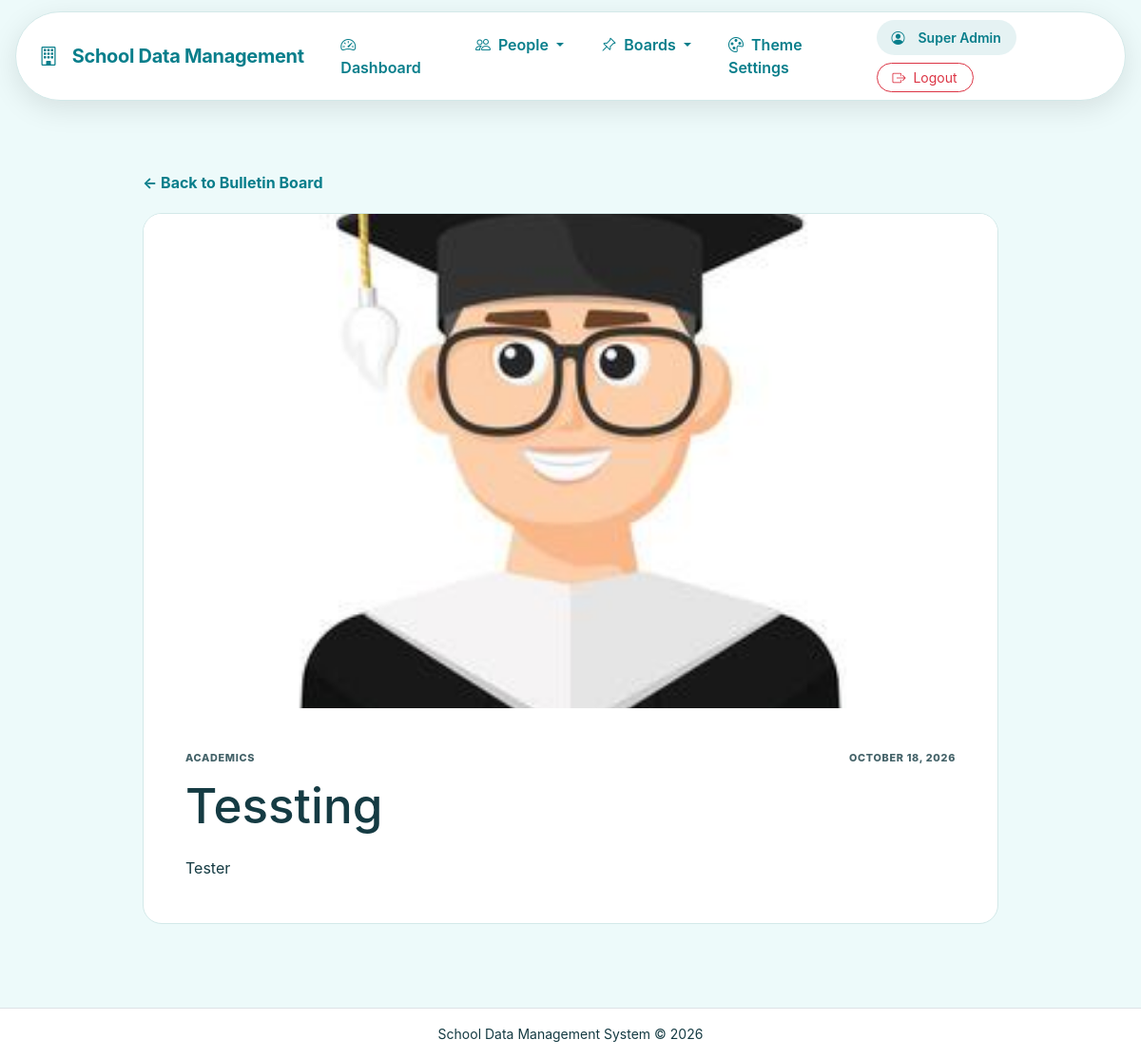
The page /bulletin_view.php?id=1 (signed in) on the database its author committed.
### tables this page shows
CREATE TABLE `bulletin_announcements` (
  `id` int(10) UNSIGNED NOT NULL,
  `title` varchar(200) NOT NULL,
  `description` text NOT NULL,
  `image_path` varchar(255) NOT NULL,
  `image_alt` varchar(255) DEFAULT NULL,
  `category` varchar(50) DEFAULT 'General',
  `status` enum('Draft','Published') NOT NULL DEFAULT 'Draft',
  `is_featured` tinyint(1) NOT NULL DEFAULT 0,
  `publish_date` datetime DEFAULT NULL,
  `created_by` int(10) UNSIGNED NOT NULL,
  `created_at` timestamp NOT NULL DEFAULT current_timestamp(),
  `updated_at` timestamp NOT NULL DEFAULT current_timestamp() ON UPDATE current_timestamp()
);

### config.php (called while the page is built, shortened)
<?php
function e($value)
{
    return htmlspecialchars(
        (string) $value,
        ENT_QUOTES,
        'UTF-8'
    );
}
?>

### bulletin_view.php (the view, shortened to what this page needs)
<?php
require_once __DIR__ . '/bulletin_helpers.php';
$id = filter_input(INPUT_GET, 'id', FILTER_VALIDATE_INT);
$sql = "SELECT id, title, description, image_path, image_alt, category, status, publish_date
        FROM bulletin_announcements WHERE id = :id";
$stmt = $pdo->prepare($sql);
$stmt->execute([':id' => $id]);
$announcement = $stmt->fetch();
require_once __DIR__ . '/header.php';
?>
<section class="detail-shell">
    <a class="back-link" href="bulletin_board.php">← Back to Bulletin Board</a>
    <article class="detail-article">
        <img class="detail-image" src="<?= e($announcement['image_path']) ?>" alt="<?= e($announcement['image_alt'] ?: $announcement['title']) ?>">
        <div class="detail-copy">
            <div class="card-meta"><span><?= e($announcement['category']) ?></span><span><?= $announcement['publish_date'] ? e(date('F d, Y', strtotime($announcement['publish_date']))) : 'Announcement' ?></span></div>
            <h1><?= e($announcement['title']) ?></h1>
            <div class="detail-description"><?= nl2br(e($announcement['description'])) ?></div>
        </div>
    </article>
</section>
<?php require_once __DIR__ . '/footer.php'; ?>

### assets/style.css (style rules this page uses)
body { font-family: Inter, system-ui, -apple-system, "Segoe UI", sans-serif; }

### assets/navigation.css (style rules this page uses)
html, body { min-height: 100%; }
body { display: flex; flex-direction: column; min-height: 100vh; }

### assets/css/theme.css (style rules this page uses)
:root { --theme-primary: #0d6efd; --theme-button: #0d6efd; --theme-header: #ffffff; --theme-card: #ffffff; --theme-background: #f5f8fc; --theme-text: #172b4d; --theme-font: #172b4d; --theme-icon: #0d6efd; --theme-border: #e5eaf0; }
html, body, body.bg-light, main, main.container, main.container-fluid, .content-wrapper, .page-wrapper { background-color: var(--theme-background) !important; color: var(--theme-font) !important; }
h1, h2, h3, h4, h5, h6, .stat-number, .records-title, .record-name, .page-title, .card-title { color: var(--theme-text) !important; }
a:not(.btn):not(.button):not(.small-button), .text-primary, .nav-link.active, .pagination .active > .page-link, .eyebrow-text, .sub-title, [class*="sub-header"], [class*="eyebrow"], .information-board-eyebrow, .transparency-board-eyebrow, .information-title-small, .transparency-title-small { color: var(--theme-primary) !important; }

### assets/css/bulletin_board.css (style rules this page uses)
.bulletin-shell, .detail-shell { width: min(1180px, calc(100% - 40px)); margin: 0 auto; padding: 38px 0 64px; }
.bulletin-shell *, .detail-shell * { box-sizing: border-box; }
.bulletin-shell a, .detail-shell a { text-decoration: none; }
.card-meta { display: flex; justify-content: space-between; gap: 10px; flex-wrap: wrap; width: 100%; color: var(--theme-font, #172b4d); opacity: .8; text-transform: uppercase; letter-spacing: .06em; font-size: .68rem; font-weight: 800; }
.detail-shell { max-width: 900px; }
.back-link { display: inline-block; color: var(--theme-primary, #0d6efd); font-weight: 750; margin-bottom: 20px; }
.detail-article { overflow: hidden; border: 1px solid var(--theme-border, #e5eaf0); border-radius: 20px; background: var(--theme-card, #ffffff); color: var(--theme-font, #172b4d); }
.detail-image { display: block; width: 100%; max-height: 520px; object-fit: cover; background: #eef4fb; }
.detail-copy { padding: clamp(22px, 5vw, 44px); }
.detail-copy h1 { color: var(--theme-text, #172b4d); font-size: clamp(2rem, 5vw, 3.2rem); line-height: 1.12; margin: 14px 0 22px; overflow-wrap: anywhere; }
.detail-description { color: var(--theme-font, #172b4d); line-height: 1.8; overflow-wrap: anywhere; }

### rows shown on the page
bulletin_announcements: image_path (picture), category "ACADEMICS", publish_date "OCTOBER 18, 2026", title "Tessting", description "Tester"

### other values the page prints
$item['label'] "Dashboard"
$item['label'] "People"
$item['label'] "Boards"
$item['label'] "Theme Settings"
$_SESSION['full_name'] "Super Admin"
